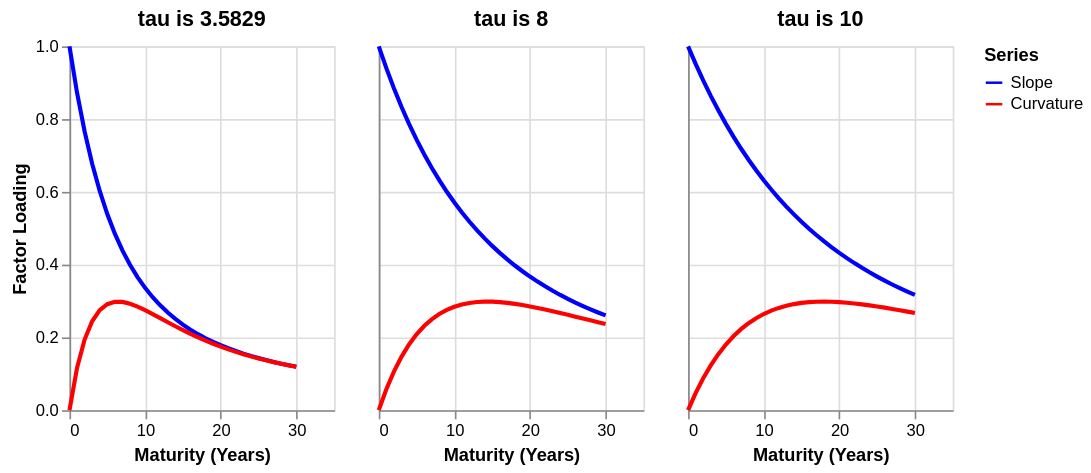

This figure's notebook cell:
### Markdown cell above
## 2.1.a $\tau$ Is The Volatility Spotlight 🔦

Our simulations will express the views of our Beta distributions, but exactly where do these views get expressed? $\tau$ determines the expression of our views across the term structure. The impact of these views may be concentrated at short maturities, the mid-points (the belly), or out at the long end.To highlight how $\tau$ affects the term structure, we'll examine the value of the slope and curvature at different maturities using three different values for $\tau$:
1. **Base Case ($\tau$ = 3.5829)**: The value estimated in a previous chapter with the May 15, 2026 data. The peak effect is just short of seven years.
2. **A $\tau$ of 8.0**: A value that delays the peak effect until slightly more than fourteen years.
3. **A $\tau$ of 10.0**: A value that pushes the peak effect out to almost eighteen years.

To get a sense of how this spotlight moves, the following cell generates a graph showing how the slope and curvature react to maturity under these three different $\tau$ regimes.

### Code cell
# setup the demonstration data

# maturity between now and thirty years
maturity=np.arange(0.001,31)

slope_base = (1 - np.exp(-maturity / 3.5829)) / (maturity / 3.5829)
slope_8 = (1 - np.exp(-maturity / 8)) / (maturity / 8)
slope_10 = (1 - np.exp(-maturity / 10)) / (maturity / 10)

# genrate the curvature factors of tau regimes
curvature_base = slope_base - np.exp(-maturity / 3.5829)
curvature_8 = slope_8 - np.exp(-maturity / 8)
curvature_10 = slope_10 - np.exp(-maturity / 10)

# create the DataFrames for regime
columns = ['Slope', 'Curvature']
df_base = pd.DataFrame({'Slope': slope_base, 'Curvature': curvature_base}, index=maturity, columns=columns)
df_8 = pd.DataFrame({'Slope': slope_8, 'Curvature': curvature_8}, index=maturity, columns=columns)
df_10 = pd.DataFrame({'Slope': slope_10, 'Curvature': curvature_10}, index=maturity, columns=columns)

# dfine the charting function
def create_chart(data, title):
    # make the index (maturity) a column  (Altair will plot it on the X-axis)
    data_reset = data.reset_index().rename(columns={'index': 'Maturity'})

    # melt the data, but keep 'Maturity' intact as an identifier variable (id_vars)
    data_melted = data_reset.melt(id_vars=['Maturity'],
                                  value_vars=['Slope', 'Curvature'],
                                  var_name='Series',
                                  value_name='Value')


    return alt.Chart(data_melted).mark_line(size=2.5).encode(
        alt.X('Maturity:Q', title='Maturity (Years)'),
        alt.Y('Value:Q', title='Factor Loading'),
        alt.Color('Series:N',
                  scale=alt.Scale(domain=['Slope', 'Curvature'],
                                  range=['blue', 'red']))
    ).properties(
        width=190,
        height=200,
        title=title
    )

# generate the charts
chart1 = create_chart(df_base, 'tau is 3.5829').properties(width=160, height=220)
chart2 = create_chart(df_8, 'tau is 8').encode(
    y=alt.Y('Value:Q', title=None, axis=alt.Axis(labels=False, ticks=False))
).properties(width=160, height=220)
chart3 = create_chart(df_10, 'tau is 10').encode(
    y=alt.Y('Value:Q', title=None, axis=alt.Axis(labels=False, ticks=False))
).properties(width=160, height=220) # Updated title to reflect tau=10

# concatenate and display
# shared y axis for comparison between regimes
tau_results = alt.hconcat(chart1, chart2, chart3).resolve_scale(y='shared')

display(tau_results)

### Figure 1 — Vega-Lite specification as saved in the notebook (floating-point values rounded to 4 significant figures)
{"config": {"view": {"continuousWidth": 300, "continuousHeight": 300}}, "hconcat": [{"data": {"name": "data-0eae0784435db98e36468a5393ab4e12"}, "mark": {"type": "line", "size": 2.5}, "encoding": {"color": {"field": "Series", "scale": {"domain": ["Slope", "Curvature"], "range": ["blue", "red"]}, "type": "nominal"}, "x": {"field": "Maturity", "title": "Maturity (Years)", "type": "quantitative"}, "y": {"field": "Value", "title": "Factor Loading", "type": "quantitative"}}, "height": 220, "title": "tau is 3.5829", "width": 160}, {"data": {"name": "data-2a49b5b030a4f5ff45c8b67b43bcfa7a"}, "mark": {"type": "line", "size": 2.5}, "encoding": {"color": {"field": "Series", "scale": {"domain": ["Slope", "Curvature"], "range": ["blue", "red"]}, "type": "nominal"}, "x": {"field": "Maturity", "title": "Maturity (Years)", "type": "quantitative"}, "y": {"axis": {"labels": false, "ticks": false}, "field": "Value", "title": null, "type": "quantitative"}}, "height": 220, "title": "tau is 8", "width": 160}, {"data": {"name": "data-9e482c695e7d54392485dffbd31fe807"}, "mark": {"type": "line", "size": 2.5}, "encoding": {"color": {"field": "Series", "scale": {"domain": ["Slope", "Curvature"], "range": ["blue", "red"]}, "type": "nominal"}, "x": {"field": "Maturity", "title": "Maturity (Years)", "type": "quantitative"}, "y": {"axis": {"labels": false, "ticks": false}, "field": "Value", "title": null, "type": "quantitative"}}, "height": 220, "title": "tau is 10", "width": 160}], "resolve": {"scale": {"y": "shared"}}, "$schema": "https://vega.github.io/schema/vega-lite/v6.4.1.json", "datasets": {"data-0eae0784435db98e36468a5393ab4e12": [{"Maturity": 0.001, "Series": "Slope", "Value": 0.9999}, {"Maturity": 1.001, "Series": "Slope", "Value": 0.8725}, {"Maturity": 2.001, "Series": "Slope", "Value": 0.7662}, {"Maturity": 3.001, "Series": "Slope", "Value": 0.6772}, {"Maturity": 4.001, "Series": "Slope", "Value": 0.6023}, {"Maturity": 5.001, "Series": "Slope", "Value": 0.539}, {"Maturity": 6.001, "Series": "Slope", "Value": 0.4852}, {"Maturity": 7.001, "Series": "Slope", "Value": 0.4392}, {"Maturity": 8.001, "Series": "Slope", "Value": 0.3998}, {"Maturity": 9.001, "Series": "Slope", "Value": 0.3658}, {"Maturity": 10.0, "Series": "Slope", "Value": 0.3363}, {"Maturity": 11.0, "Series": "Slope", "Value": 0.3106}, {"Maturity": 12.0, "Series": "Slope", "Value": 0.2881}, {"Maturity": 13.0, "Series": "Slope", "Value": 0.2683}, {"Maturity": 14.0, "Series": "Slope", "Value": 0.2508}, {"Maturity": 15.0, "Series": "Slope", "Value": 0.2352}, {"Maturity": 16.0, "Series": "Slope", "Value": 0.2213}, {"Maturity": 17.0, "Series": "Slope", "Value": 0.2089}, {"Maturity": 18.0, "Series": "Slope", "Value": 0.1977}, {"Maturity": 19.0, "Series": "Slope", "Value": 0.1876}, {"Maturity": 20.0, "Series": "Slope", "Value": 0.1785}, {"Maturity": 21.0, "Series": "Slope", "Value": 0.1701}, {"Maturity": 22.0, "Series": "Slope", "Value": 0.1625}, {"Maturity": 23.0, "Series": "Slope", "Value": 0.1555}, {"Maturity": 24.0, "Series": "Slope", "Value": 0.1491}, {"Maturity": 25.0, "Series": "Slope", "Value": 0.1432}, {"Maturity": 26.0, "Series": "Slope", "Value": 0.1377}, {"Maturity": 27.0, "Series": "Slope", "Value": 0.1326}, {"Maturity": 28.0, "Series": "Slope", "Value": 0.1279}, {"Maturity": 29.0, "Series": "Slope", "Value": 0.1235}, {"Maturity": 30.0, "Series": "Slope", "Value": 0.1194}, {"Maturity": 0.001, "Series": "Curvature", "Value": 0.0001395}, {"Maturity": 1.001, "Series": "Curvature", "Value": 0.1162}, {"Maturity": 2.001, "Series": "Curvature", "Value": 0.1941}, {"Maturity": 3.001, "Series": "Curvature", "Value": 0.2445}, {"Maturity": 4.001, "Series": "Curvature", "Value": 0.275}, {"Maturity": 5.001, "Series": "Curvature", "Value": 0.2914}, {"Maturity": 6.001, "Series": "Curvature", "Value": 0.2979}, {"Maturity": 7.001, "Series": "Curvature", "Value": 0.2975}, {"Maturity": 8.001, "Series": "Curvature", "Value": 0.2926}, {"Maturity": 9.001, "Series": "Curvature", "Value": 0.2847}, {"Maturity": 10.0, "Series": "Curvature", "Value": 0.2749}, {"Maturity": 11.0, "Series": "Curvature", "Value": 0.2642}, {"Maturity": 12.0, "Series": "Curvature", "Value": 0.253}, {"Maturity": 13.0, "Series": "Curvature", "Value": 0.2417}, {"Maturity": 14.0, "Series": "Curvature", "Value": 0.2307}, {"Maturity": 15.0, "Series": "Curvature", "Value": 0.22}, {"Maturity": 16.0, "Series": "Curvature", "Value": 0.2098}, {"Maturity": 17.0, "Series": "Curvature", "Value": 0.2002}, {"Maturity": 18.0, "Series": "Curvature", "Value": 0.1912}, {"Maturity": 19.0, "Series": "Curvature", "Value": 0.1827}, {"Maturity": 20.0, "Series": "Curvature", "Value": 0.1747}, {"Maturity": 21.0, "Series": "Curvature", "Value": 0.1673}, {"Maturity": 22.0, "Series": "Curvature", "Value": 0.1603}, {"Maturity": 23.0, "Series": "Curvature", "Value": 0.1539}, {"Maturity": 24.0, "Series": "Curvature", "Value": 0.1479}, {"Maturity": 25.0, "Series": "Curvature", "Value": 0.1422}, {"Maturity": 26.0, "Series": "Curvature", "Value": 0.137}, {"Maturity": 27.0, "Series": "Curvature", "Value": 0.1321}, {"Maturity": 28.0, "Series": "Curvature", "Value": 0.1275}, {"Maturity": 29.0, "Series": "Curvature", "Value": 0.1232}, {"Maturity": 30.0, "Series": "Curvature", "Value": 0.1192}], "data-2a49b5b030a4f5ff45c8b67b43bcfa7a": [{"Maturity": 0.001, "Series": "Slope", "Value": 0.9999}, {"Maturity": 1.001, "Series": "Slope", "Value": 0.94}, {"Maturity": 2.001, "Series": "Slope", "Value": 0.8847}, {"Maturity": 3.001, "Series": "Slope", "Value": 0.8338}, {"Maturity": 4.001, "Series": "Slope", "Value": 0.7869}, {"Maturity": 5.001, "Series": "Slope", "Value": 0.7435}, {"Maturity": 6.001, "Series": "Slope", "Value": 0.7035}, {"Maturity": 7.001, "Series": "Slope", "Value": 0.6664}, {"Maturity": 8.001, "Series": "Slope", "Value": 0.6321}, {"Maturity": 9.001, "Series": "Slope", "Value": 0.6003}, {"Maturity": 10.0, "Series": "Slope", "Value": 0.5708}, {"Maturity": 11.0, "Series": "Slope", "Value": 0.5434}, {"Maturity": 12.0, "Series": "Slope", "Value": 0.5179}, {"Maturity": 13.0, "Series": "Slope", "Value": 0.4942}, {"Maturity": 14.0, "Series": "Slope", "Value": 0.4721}, {"Maturity": 15.0, "Series": "Slope", "Value": 0.4515}, {"Maturity": 16.0, "Series": "Slope", "Value": 0.4323}, {"Maturity": 17.0, "Series": "Slope", "Value": 0.4144}, {"Maturity": 18.0, "Series": "Slope", "Value": 0.3976}, {"Maturity": 19.0, "Series": "Slope", "Value": 0.3819}, {"Maturity": 20.0, "Series": "Slope", "Value": 0.3672}, {"Maturity": 21.0, "Series": "Slope", "Value": 0.3533}, {"Maturity": 22.0, "Series": "Slope", "Value": 0.3404}, {"Maturity": 23.0, "Series": "Slope", "Value": 0.3282}, {"Maturity": 24.0, "Series": "Slope", "Value": 0.3167}, {"Maturity": 25.0, "Series": "Slope", "Value": 0.3059}, {"Maturity": 26.0, "Series": "Slope", "Value": 0.2958}, {"Maturity": 27.0, "Series": "Slope", "Value": 0.2861}, {"Maturity": 28.0, "Series": "Slope", "Value": 0.2771}, {"Maturity": 29.0, "Series": "Slope", "Value": 0.2685}, {"Maturity": 30.0, "Series": "Slope", "Value": 0.2604}, {"Maturity": 0.001, "Series": "Curvature", "Value": 6.249e-05}, {"Maturity": 1.001, "Series": "Curvature", "Value": 0.05758}, {"Maturity": 2.001, "Series": "Curvature", "Value": 0.106}, {"Maturity": 3.001, "Series": "Curvature", "Value": 0.1466}, {"Maturity": 4.001, "Series": "Curvature", "Value": 0.1804}, {"Maturity": 5.001, "Series": "Curvature", "Value": 0.2083}, {"Maturity": 6.001, "Series": "Curvature", "Value": 0.2312}, {"Maturity": 7.001, "Series": "Curvature", "Value": 0.2496}, {"Maturity": 8.001, "Series": "Curvature", "Value": 0.2643}, {"Maturity": 9.001, "Series": "Curvature", "Value": 0.2757}, {"Maturity": 10.0, "Series": "Curvature", "Value": 0.2843}, {"Maturity": 11.0, "Series": "Curvature", "Value": 0.2906}, {"Maturity": 12.0, "Series": "Curvature", "Value": 0.2948}, {"Maturity": 13.0, "Series": "Curvature", "Value": 0.2973}, {"Maturity": 14.0, "Series": "Curvature", "Value": 0.2984}, {"Maturity": 15.0, "Series": "Curvature", "Value": 0.2982}, {"Maturity": 16.0, "Series": "Curvature", "Value": 0.297}, {"Maturity": 17.0, "Series": "Curvature", "Value": 0.2949}, {"Maturity": 18.0, "Series": "Curvature", "Value": 0.2922}, {"Maturity": 19.0, "Series": "Curvature", "Value": 0.2889}, {"Maturity": 20.0, "Series": "Curvature", "Value": 0.2851}, {"Maturity": 21.0, "Series": "Curvature", "Value": 0.2809}, {"Maturity": 22.0, "Series": "Curvature", "Value": 0.2765}, {"Maturity": 23.0, "Series": "Curvature", "Value": 0.2718}, {"Maturity": 24.0, "Series": "Curvature", "Value": 0.2669}, {"Maturity": 25.0, "Series": "Curvature", "Value": 0.262}, {"Maturity": 26.0, "Series": "Curvature", "Value": 0.257}, {"Maturity": 27.0, "Series": "Curvature", "Value": 0.2519}, {"Maturity": 28.0, "Series": "Curvature", "Value": 0.2469}, {"Maturity": 29.0, "Series": "Curvature", "Value": 0.2419}, {"Maturity": 30.0, "Series": "Curvature", "Value": 0.2369}], "data-9e482c695e7d54392485dffbd31fe807": [{"Maturity": 0.001, "Series": "Slope", "Value": 1.0}, {"Maturity": 1.001, "Series": "Slope", "Value": 0.9516}, {"Maturity": 2.001, "Series": "Slope", "Value": 0.9063}, {"Maturity": 3.001, "Series": "Slope", "Value": 0.8639}, {"Maturity": 4.001, "Series": "Slope", "Value": 0.8242}, {"Maturity": 5.001, "Series": "Slope", "Value": 0.7869}, {"Maturity": 6.001, "Series": "Slope", "Value": 0.7519}, {"Maturity": 7.001, "Series": "Slope", "Value": 0.7191}, {"Maturity": 8.001, "Series": "Slope", "Value": 0.6883}, {"Maturity": 9.001, "Series": "Slope", "Value": 0.6593}, {"Maturity": 10.0, "Series": "Slope", "Value": 0.6321}, {"Maturity": 11.0, "Series": "Slope", "Value": 0.6065}, {"Maturity": 12.0, "Series": "Slope", "Value": 0.5823}, {"Maturity": 13.0, "Series": "Slope", "Value": 0.5596}, {"Maturity": 14.0, "Series": "Slope", "Value": 0.5381}, {"Maturity": 15.0, "Series": "Slope", "Value": 0.5179}, {"Maturity": 16.0, "Series": "Slope", "Value": 0.4988}, {"Maturity": 17.0, "Series": "Slope", "Value": 0.4808}, {"Maturity": 18.0, "Series": "Slope", "Value": 0.4637}, {"Maturity": 19.0, "Series": "Slope", "Value": 0.4476}, {"Maturity": 20.0, "Series": "Slope", "Value": 0.4323}, {"Maturity": 21.0, "Series": "Slope", "Value": 0.4179}, {"Maturity": 22.0, "Series": "Slope", "Value": 0.4042}, {"Maturity": 23.0, "Series": "Slope", "Value": 0.3912}, {"Maturity": 24.0, "Series": "Slope", "Value": 0.3789}, {"Maturity": 25.0, "Series": "Slope", "Value": 0.3672}, {"Maturity": 26.0, "Series": "Slope", "Value": 0.356}, {"Maturity": 27.0, "Series": "Slope", "Value": 0.3455}, {"Maturity": 28.0, "Series": "Slope", "Value": 0.3354}, {"Maturity": 29.0, "Series": "Slope", "Value": 0.3258}, {"Maturity": 30.0, "Series": "Slope", "Value": 0.3167}, {"Maturity": 0.001, "Series": "Curvature", "Value": 5e-05}, {"Maturity": 1.001, "Series": "Curvature", "Value": 0.04683}, {"Maturity": 2.001, "Series": "Curvature", "Value": 0.08765}, {"Maturity": 3.001, "Series": "Curvature", "Value": 0.1232}, {"Maturity": 4.001, "Series": "Curvature", "Value": 0.1539}, {"Maturity": 5.001, "Series": "Curvature", "Value": 0.1804}, {"Maturity": 6.001, "Series": "Curvature", "Value": 0.2032}, {"Maturity": 7.001, "Series": "Curvature", "Value": 0.2226}, {"Maturity": 8.001, "Series": "Curvature", "Value": 0.239}, {"Maturity": 9.001, "Series": "Curvature", "Value": 0.2528}, {"Maturity": 10.0, "Series": "Curvature", "Value": 0.2643}, {"Maturity": 11.0, "Series": "Curvature", "Value": 0.2736}, {"Maturity": 12.0, "Series": "Curvature", "Value": 0.2812}, {"Maturity": 13.0, "Series": "Curvature", "Value": 0.2871}, {"Maturity": 14.0, "Series": "Curvature", "Value": 0.2916}, {"Maturity": 15.0, "Series": "Curvature", "Value": 0.2948}, {"Maturity": 16.0, "Series": "Curvature", "Value": 0.2969}, {"Maturity": 17.0, "Series": "Curvature", "Value": 0.2981}, {"Maturity": 18.0, "Series": "Curvature", "Value": 0.2984}, {"Maturity": 19.0, "Series": "Curvature", "Value": 0.298}, {"Maturity": 20.0, "Series": "Curvature", "Value": 0.297}, {"Maturity": 21.0, "Series": "Curvature", "Value": 0.2954}, {"Maturity": 22.0, "Series": "Curvature", "Value": 0.2934}, {"Maturity": 23.0, "Series": "Curvature", "Value": 0.2909}, {"Maturity": 24.0, "Series": "Curvature", "Value": 0.2881}, {"Maturity": 25.0, "Series": "Curvature", "Value": 0.2851}, {"Maturity": 26.0, "Series": "Curvature", "Value": 0.2818}, {"Maturity": 27.0, "Series": "Curvature", "Value": 0.2783}, {"Maturity": 28.0, "Series": "Curvature", "Value": 0.2746}, {"Maturity": 29.0, "Series": "Curvature", "Value": 0.2708}, {"Maturity": 30.0, "Series": "Curvature", "Value": 0.2669}]}}
